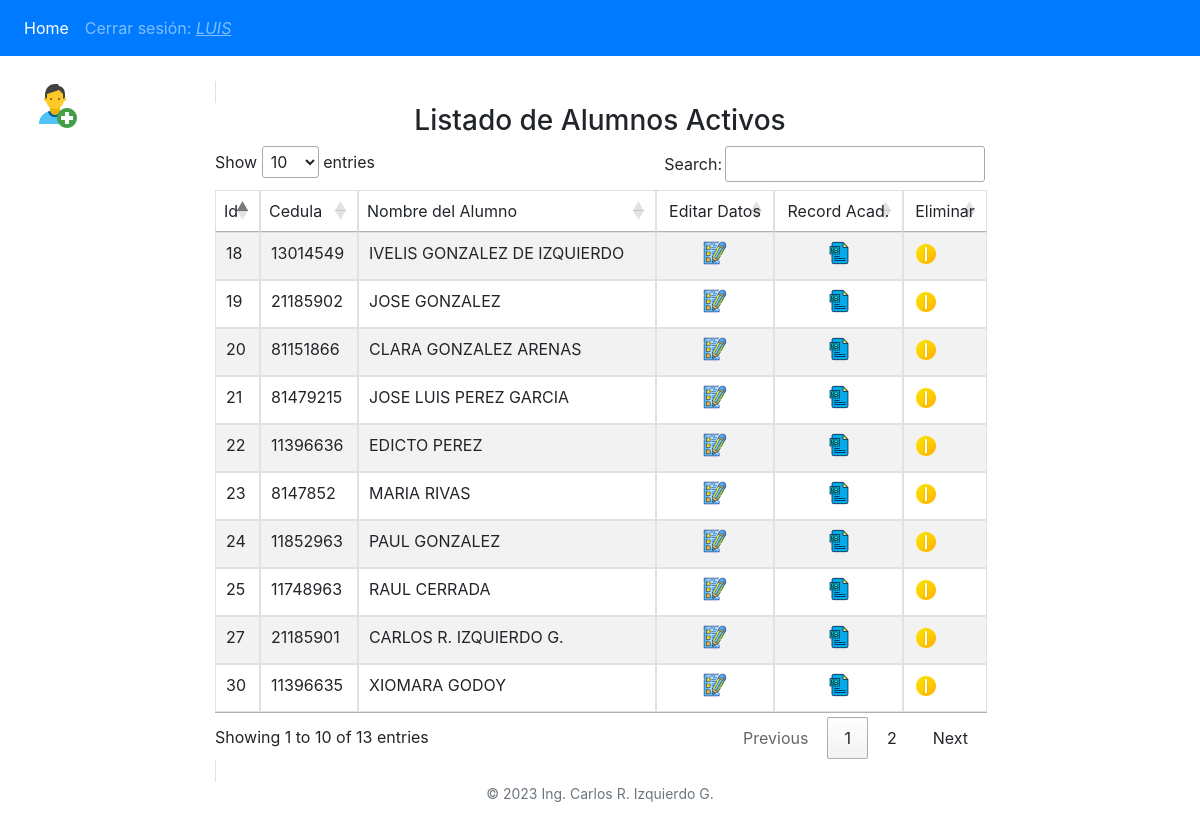
The app's page /vista/alumnos_view.php (signed in) with its own data.
### tables this page shows
CREATE TABLE IF NOT EXISTS `alumnos` (
  `id` int(10) UNSIGNED NOT NULL AUTO_INCREMENT,
  `cedula` int(10) UNSIGNED NOT NULL,
  `nombre` varchar(50) NOT NULL,
  `direccion` varchar(150) NOT NULL,
  `activo` int(1) NOT NULL DEFAULT '1',
  PRIMARY KEY (`id`)
);

### modelo/conectar.php (called while the page is built)
<?php
    class Conectar{
        public static function conexion(){
            try{
                $conexion = new PDO('mysql:host=localhost; dbname=instituto;port=3306', 'root', '');
                $conexion->setAttribute(PDO::ATTR_ERRMODE, PDO::ERRMODE_EXCEPTION);
                $conexion->exec("SET CHARACTER SET UTF8");
            }catch(Exception $e){
               echo("Error al conectar " . $e->getMessage());
                echo "Linea del error " . $e->getLine();
            }
            return $conexion;
        }
    }

### modelo/alumnos_modelo.php (called while the page is built, shortened)
<?php
    class Alumnos{
        private $conexion;
        public function __construct(){
            require_once("../modelo/conectar.php");
            $this->conexion = Conectar::conexion();
        }
        public function get_alumnos(){
            $sql = 'SELECT id, cedula, nombre FROM alumnos WHERE activo = 1';
            $st = $this->conexion->prepare($sql);
            $st->execute();
            $alumnos = $st->fetchAll();
            return $alumnos;
        }
    }

### vista/alumnos_view.php (the view, shortened to what this page needs)
<?php
    include('templates/header.php');
    include('templates/nav_bar.php');
    include('../modelo/alumnos_modelo.php');
    $Alumnos = new Alumnos();
    $matrizAlumnos = $Alumnos->get_alumnos();
?>
<div class='container-fluid'>
    <div class='row'>
        <div class='col-sm-2'><?php include('templates/menu_lateral.php')?></div>
        <div class='col-sm-8' id='panel_mostrar'>
            <br>
            <tabla class="table table-striped table-bordered" style="width:100%">
                <thead>
                    <tr>
                        <td class='p-4' colspan='4'>
                            <p class='h3 text-center'>Listado de Alumnos Activos</p>
                        </td>
                    </tr>
                </thead>
                <table class='table mt-2' id='talumnos'>
                    <thead>
                        <tr>
                            <td class='p-2'>Id</td>
                            <td class='p-2'>Cedula</td>
                            <td class='p-2'>Nombre del Alumno</td>
                            <td class='text-center p-2'>Editar Datos</td>
                            <td class='text-center p-2'>Record Acad.</td>
                            <td class='text-center p-2'>Eliminar</td>
                        </tr>
                    </thead>
                    <tbody>
                        <?php foreach($matrizAlumnos as $registro){?>
                        <tr>
                            <td><?=$registro["id"]?></td>
                            <td><?=$registro["cedula"]?></td>
                            <td><?=$registro["nombre"]?></td>
                            <td class='p-2 text-center'>
                                <form method='post' action="../controlador/alumnos_controlador.php">
                                    <input type='image' src='imagenes/editar_datos.png' value='Editar'
                                        title="Editar datos">
                                </form>
                            </td>
                            <td class='p-2 text-center'><a href='#' onclick="">
                                    <form method="post" action="record_view.php">
                                        <input type='image' src='imagenes/record.png' value='Editar' title="Eliminar">
                                    </form>
                            </td>
                            <?php if($_SESSION['tipo'] == 'ADMINISTRADOR'){?>
                            <td class='p-2 text-center'>
                                <form method="post" action="../controlador/alumnos_controlador.php">
                                    <input type='hidden' name='id' value='<?=$registro['id']?>'>
                                    <input type='hidden' name='cedula' value='<?=$registro['cedula']?>'>
                                    <input type='hidden' name='nombre' value='<?=$registro['nombre']?>'>
                                    <input type='hidden' name='accion' value='llamarValidarEliminar'>
                                    <input type='image' src='imagenes/eliminar.png' value='Editar' title="Eliminar">
                                </form>
                            </td>
                            <?php }else{ ?>
                            <td><img src='imagenes/eliminar.png' alt='eliminar alumno'></td>
                            <?php }  ?>
                        </tr>
                        <?php } ?>
                    </tbody>
                </table>
        </div>
        <div class='col-sm-2'></div>
    </div>
</div>
<?php
    include('templates/footer.php');
?>

### vista/templates/header.php (shortened to what this page needs)
<!DOCTYPE html>
<html>
<head>
    <link rel="stylesheet" href="https://cdn.jsdelivr.net/npm/bootstrap@4.6.2/dist/css/bootstrap.min.css">
    <link rel="stylesheet" href="https://cdn.datatables.net/1.13.5/css/jquery.dataTables.css" />
</head>
<body>

### vista/templates/nav_bar.php
<div id='nav'>
<nav class="navbar navbar-expand-sm bg-primary navbar-dark">
  <ul class="navbar-nav">
    <li class="nav-item active">
      <a class="nav-link" href="alumnos_view.php">Home</a>
    </li>
    <li class="nav-item">
      <a class="nav-link " href="../index.php">Cerrar sesión: <?="<u><i>".(strtoupper($_SESSION['usuario'])) . "</i></u>"?></a>
    </li>
  </ul>
</nav>
</div>

### vista/templates/menu_lateral.php (shortened to what this page needs)
<nav class="navbar  mt-3">
  <ul class="navbar-nav">
    <li class="nav-item text-center">
    <form method='post' action="../controlador/alumnos_controlador.php">
        <input type='image' src='imagenes/nuevo_alumno.png' value='Editar' title="Nuevo Alumno">
    </form>
    </li>
  </ul>
</nav>

### vista/templates/footer.php
<p class='text-center text-muted small'>&copy; 2023 Ing. Carlos R. Izquierdo G.</p>
</body>
</html>

### records on screen
alumnos: id "20", cedula "81151866", nombre "CLARA GONZALEZ ARENAS"
alumnos: id "19", cedula "21185902", nombre "JOSE GONZALEZ"
alumnos: id "18", cedula "13014549", nombre "IVELIS GONZALEZ DE IZQUIERDO"
alumnos: id "21", cedula "81479215", nombre "JOSE LUIS PEREZ GARCIA"
alumnos: id "22", cedula "11396636", nombre "EDICTO PEREZ"
alumnos: id "23", cedula "8147852", nombre "MARIA RIVAS"
alumnos: id "24", cedula "11852963", nombre "PAUL GONZALEZ"
alumnos: id "25", cedula "11748963", nombre "RAUL CERRADA"
alumnos: id "27", cedula "21185901", nombre "CARLOS R. IZQUIERDO G."
alumnos: id "30", cedula "11396635", nombre "XIOMARA GODOY"

### other values on screen
$_SESSION['usuario'] "LUIS"
